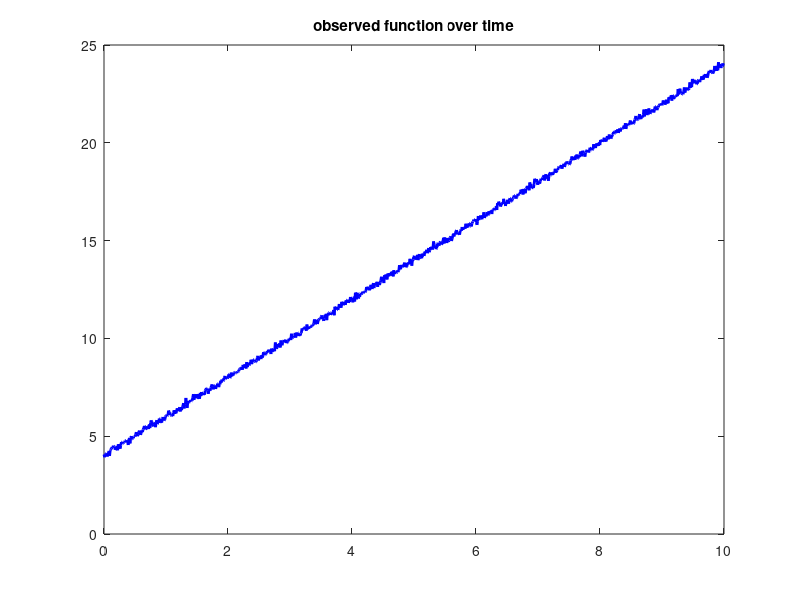
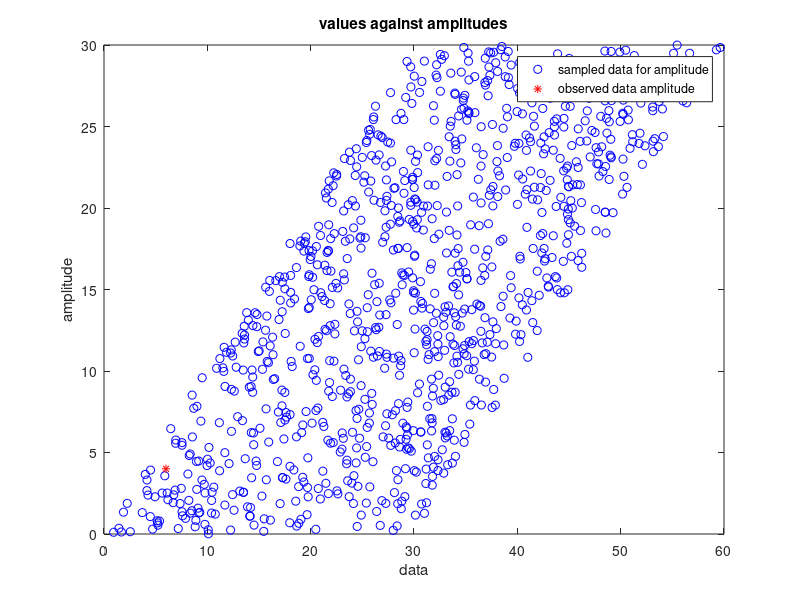
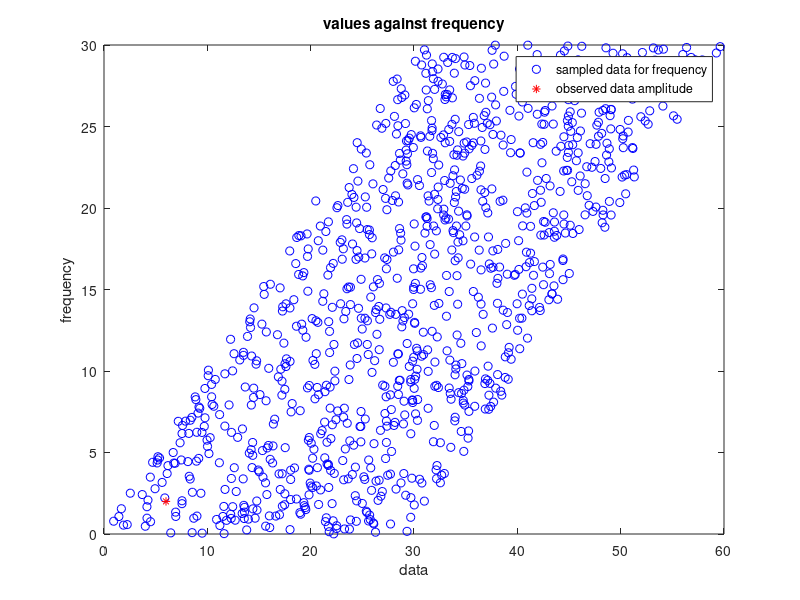

These charts were generated, in order, by the following MATLAB code: (Note: this script raises an error after producing the figures.)
%% Problem set:
% in this script we address the problem of estimating two parameters with
% the MDN technique, in a spatially homogeneous setting. 
% Our first example takes into account a simple wave function, e.g.
% u(t;a,b)=a+b*t. We also need to exploit and study the 
% correlation among the parameters. 
%%
clear all
close all
clc

a_obs=4;
b_obs=2;
theta_obs=[a_obs;b_obs];
% we plot our observed function (over time, recall that we will just use one 
% value, computed in a time t*)
u_t=@(t,theta) theta(1)+t.*theta(2);
u_t_obs=u_t(linspace(0,10,1e3),[a_obs;b_obs])+normrnd(0,0.1,[1,1e3]);
figure(1)
plot(linspace(0,10,1e3),u_t_obs,'b','LineWidth',2);
title('observed function over time')

% let us fix t_star
t_star=1;
u=@(theta) u_t(t_star,theta);

N=1000; %number of random samples
theta=30*rand([N,2]);

X_data=zeros(N,1);
X_obs=u(theta_obs);

for j=1:N
    X_data(j)=u(theta(j,:))+normrnd(0,0.1);
end

figure(2)
p1=plot(X_data,theta(:,1),'bo');
hold on
p2=plot(X_obs,theta_obs(1),'r*');
xlabel('data')
ylabel('amplitude')
legend([p1,p2],'sampled data for amplitude', 'observed data amplitude')
title('values against amplitudes')

figure(3)
p1=plot(X_data,theta(:,2),'bo');
hold on
p2=plot(X_obs,theta_obs(2),'r*');
xlabel('data')
ylabel('frequency')
legend([p1,p2],'sampled data for frequency', 'observed data amplitude')
title('values against frequency')

tol=0;
loss=1e5;
s=1
while(loss>tol)

    % Set up network parameters.
     nin = 1;			% Number of inputs.
     nhidden = 5;			% Number of hidden units.
     ncentres = 2;			% Number of mixture components.
     dim_target = 2;			% Dimension of target space
     mdntype = '0';			% Currently unused: reserved for future use
     alpha = 100;			% Inverse variance for weight initialisation
				% Make variance small for good starting point
     
     net = mdn(nin, nhidden, ncentres, dim_target, mdntype);
     init_options = zeros(1, 18);
     init_options(1) = -1;	% Suppress all messages
     init_options(14) = 10;  % 10 iterations of K means in gmminit
     net = mdninit(net, alpha, theta, init_options);

     % Set up vector of options for the optimiser.
     options = zeros(1,18);
     options(1) = 1;			% This provides display of error values.
     options(14) = 250;		% Number of training cycles. 

     [net, options] = netopt(net, options, X_data, theta, 'scg');

     loss=mdnerr(net,X_data,theta);

     out_mix = mdn2gmm(mdnfwd(net, X_obs)); %computes the output of the MDN 
    % model in terms of mixture gaussian parameters
    
    mu_obs=out_mix.centres; %centroids
    prior_obs=out_mix.priors; %priors
    sigma_obs=cat(3,diag(out_mix.covars(1)*ones(2,1)),diag(out_mix.covars(2)*ones(2,1))); %variances
    gm_obs = gmdistribution(mu_obs,sigma_obs,prior_obs); %build a gaussian 
    % mixture object
    gmPDF_obs = @(x,y) arrayfun( @(x0,y0) pdf(gm_obs,[x0,y0]), x,y); %saving the pdf as
    %array fun
    theta = random(gm_obs,N);
    for i=1:N
        X_data(i)=u(theta)+normrnd(0,0.1);
    end
    
    f1=figure;
    fsurf(gmPDF_obs,[-10,10])
    hold on
    plot3(theta_obs(1)*ones(100,1),theta_obs(2)*ones(100,1),linspace(0,0.1),'r','LineWidth',2)
    
    pause
    close(f1)


  


end

